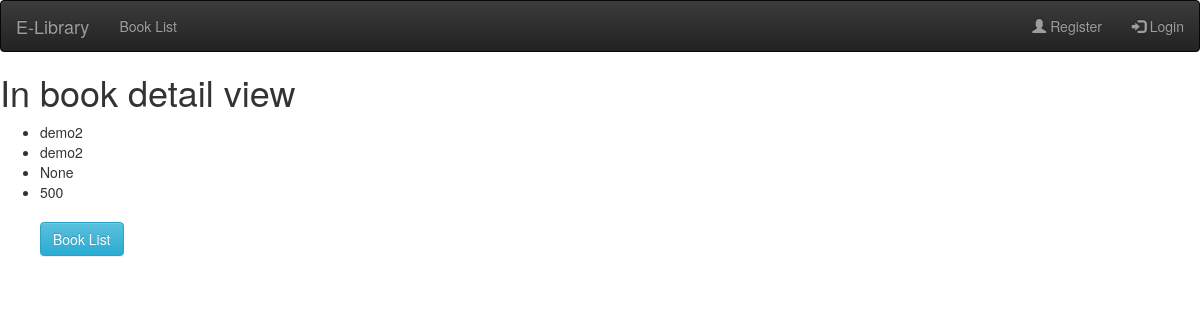
Page /book/3/ on the earlier database version.
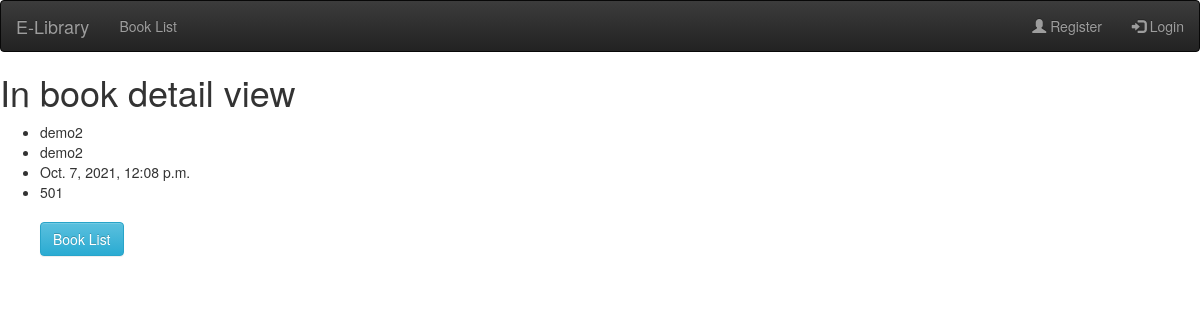
Same page on the later database version.
### book/models.py (models this page shows)
class Book(models.Model):
    name = models.CharField(max_length=20)
    author = models.CharField(max_length=30)
    publish_date = models.DateTimeField(default=timezone.now)
    price = models.IntegerField(default=0)

### book/views.py (the view)
# urls.py: path('<int:id>/', book_detail, name='book_detail'),
def book_detail(request, id=None):
    qs = Book.objects.get(id=id)
    context = {
        "book": qs
    }
    template = "book_detail.html"
    return render(request, template, context)

### book/templates/book_detail.html (shortened to what this page needs)
{% include 'base.html' %}
<h1>In book detail view</h1>
<ul>
    <li>{{book.name}}</li>
    <li>{{book.author}}</li>
    <li>{{book.publish_date}}</li>
    <li>{{book.price}}</li>
    <br>
    <body>
    <a class="btn btn-info" href="/book/list">Book List</a>&nbsp;&nbsp;&nbsp;
    </body>
</ul>

Differences in the rows shown:
changed Book "demo2": publish_date "None" → "Oct. 7, 2021, 12:08 p.m."; price "500" → "501"
